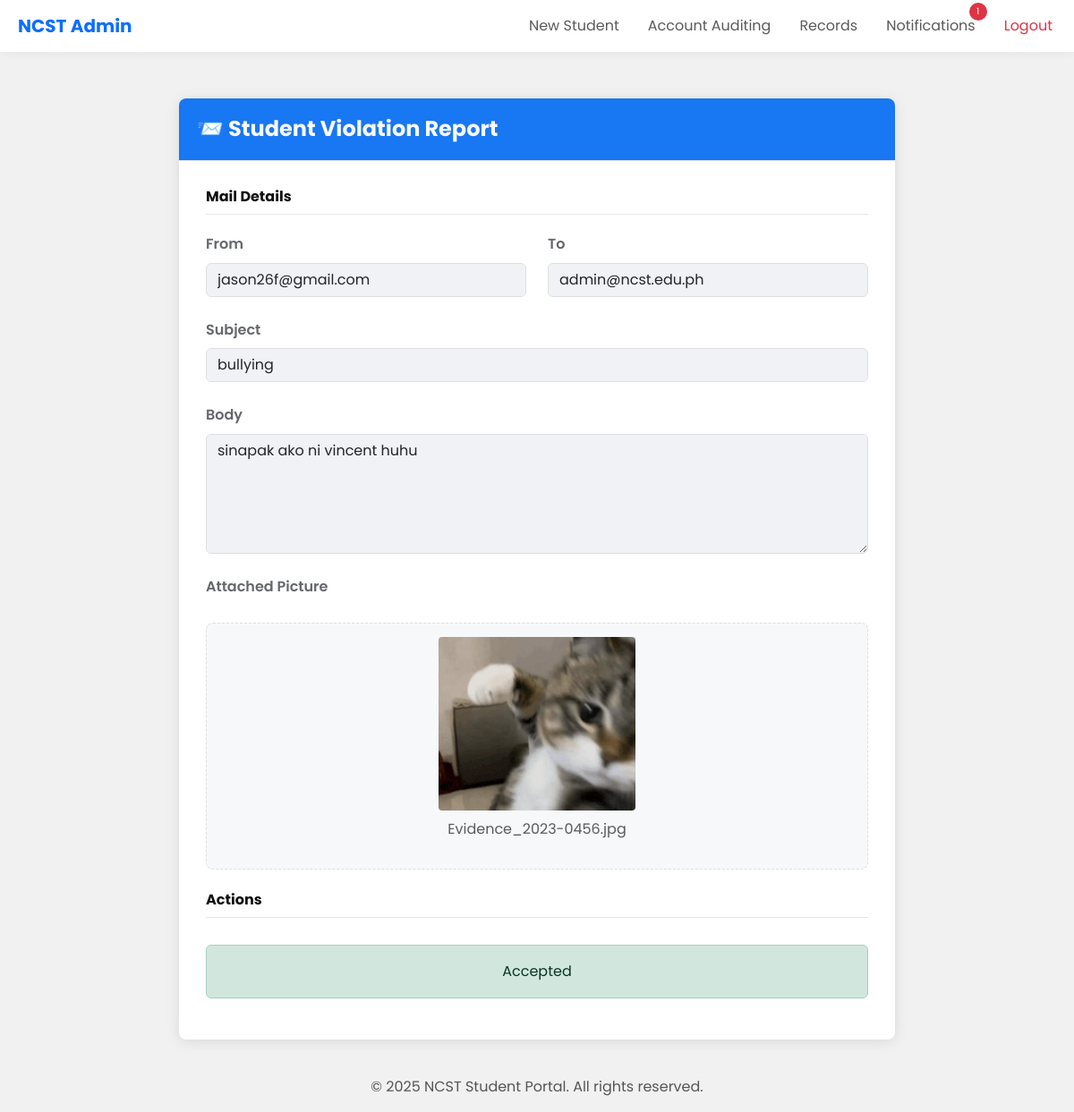
Page /src/mails/admin/student_mail.php?id=11112014 on the committed database.
### tables this page shows
CREATE TABLE `Mail_log` (
  `id` int(11) NOT NULL,
  `from_id` int(11) NOT NULL,
  `to_id` int(11) NOT NULL,
  `email` varchar(255) NOT NULL,
  `subject` varchar(255) NOT NULL,
  `body` text NOT NULL,
  `attachment` blob DEFAULT NULL,
  `created_at` timestamp NOT NULL DEFAULT current_timestamp(),
  `student_read` tinyint(1) DEFAULT 0,
  `admin_read` tinyint(1) DEFAULT 0,
  `officer_sent` tinyint(1) DEFAULT 0,
  `status` enum('pending','accepted','declined') DEFAULT 'pending'
);

### src/mails/admin/student_mail.php (the view, shortened to what this page needs)
<?php
    include('../../../header.php');
    include('../../views/admin/navbar.php');
?>
    <div class="container">
        <div class="mail-container">
            <div class="mail-header">
                <h4 class="mb-0 text-light">
                    <span class="icon-3d">📨</span> Student Violation Report
                </h4>
            </div>
            <?php
                $sql = "SELECT * FROM Mail_log WHERE id = ".$_GET['id'];
                $query = $conn->query($sql);
                $row = $query->fetch_assoc();
                $email = $row['email'];
                $subject = $row['subject'];
                $body = $row['body'];
                $attachment = $row['attachment'];
                $state = $row['status'];
    echo "
            <div class='mail-content'>
                <h5 class='section-title'>Mail Details</h5>
                <div class='row'>
                    <div class='col-6 mb-4'>
                        <label class='form-label'>From</label>
                        <input type='text' class='form-control' value='$email' disabled>
                    </div>
                    <div class='col-6 mb-4'>
                        <label class='form-label'>To</label>
                        <input type='text' class='form-control' value='admin@ncst.edu.ph' disabled>
                    </div>
                </div>
                <div class='mb-4'>
                    <label class='form-label'>Subject</label>
                    <input type='text' class='form-control' value='$subject ' disabled>
                </div>
                <div class='mb-4'>
                    <label class='form-label'>Body</label>
                    <textarea class='form-control' rows='5' disabled>$body</textarea>
                </div>
                <div class='mb-4'>
                    <label class='form-label'>Attached Picture</label>
                    <div class='attachment-preview'>
                        <img src='/ncst/public/uploads/reports/$attachment' alt='Violation Evidence' class='img-fluid'>
                        <p class='mt-2 text-muted'>Evidence_2023-0456.jpg</p>
                    </div>
                </div>
                    ";
                ?>
                <h5 class='section-title'>Actions</h5>
                <div class='action-buttons'>
                    <?php
                        if (isset($state)) {
                            switch($state) {
                                case 'accepted':
                                    echo "<div class='alert alert-success w-100 text-centered d-flex justify-content-center'>Accepted</div>";
                                    break;
                            }
                        }
                    ?>
                </div>
            </div>
        </div>
    </div>
<?php
    include('../../../footer.php');
?>

### src/css/style.css (style rules this page uses)
* { margin: 0; padding: 0; box-sizing: border-box; }
:root { --color-darkest: #111111 !important; --color-dark: #222222 !important; --color-medium: #555555 !important; --color-light: #888888 !important; }
body { font-family: "Poppins", sans-serif !important; font-weight: 400 !important; font-size: clamp(0.875rem, 1vw + 0.5rem, 1rem) !important; color: var(--color-darkest) !important; line-height: 1.6 !important; background-color: #f1f1f1 !important; }
h1, h2, h3, h4, h5 { font-family: "Poppins", sans-serif !important; font-weight: 700 !important; color: var(--color-darkest) !important; line-height: 1.2 !important; }
h4 { font-size: clamp(1rem, 2vw, 1.5rem) !important; }
h5 { font-size: clamp(0.9rem, 1.5vw, 1rem) !important; }
p { font-weight: 400 !important; color: var(--color-medium) !important; }

### src/mails/admin/student_mail.php (style rules this page uses)
body { background-color: #f0f2f5; font-family: 'Segoe UI', Roboto, 'Helvetica Neue', sans-serif; }
.mail-container { max-width: 800px; margin: 40px auto; background: white; border-radius: 8px; box-shadow: 0 2px 16px rgba(0, 0, 0, 0.1); overflow: hidden; }
.mail-header { background-color: #1877f2; color: white; padding: 20px; border-bottom: 1px solid #e4e6eb; }
.mail-content { padding: 30px; }
.form-label { font-weight: 600; color: #65676b; }
.form-control, .form-control:focus { border-radius: 6px; border: 1px solid #dddfe2; box-shadow: none; }
.form-control:disabled { background-color: #f0f2f5; }
.section-title { color: #1877f2; font-weight: 600; margin-bottom: 20px; padding-bottom: 10px; border-bottom: 1px solid #e4e6eb; }
.action-buttons { display: flex; gap: 15px; justify-content: flex-end; margin-top: 30px; }
.attachment-preview { border: 1px dashed #dddfe2; border-radius: 8px; padding: 15px; margin-top: 20px; text-align: center; background-color: #f7f8fa; }
.attachment-preview img { max-width: 100%; max-height: 300px; border-radius: 4px; }

### rows in the picture
mail_log: email "jason26f@gmail.com", subject "bullying", body "sinapak ako ni vincent huhu", attachment (picture)
